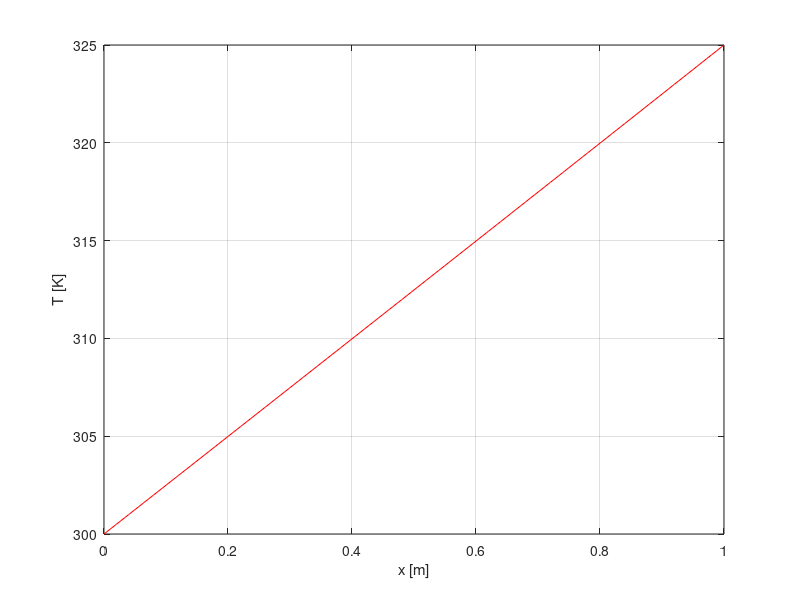

Write the MATLAB code that produced this figure.
clear all

L=1;    % in meters
a=0.01; %K/m2
T1=300; %K
T2=325; %K
Ta=293; %K

x=0:L/50:L;
k=sqrt(a);
B=(T2-Ta-(T1-Ta)*exp(k*L))/(exp(-k*L)-exp(k*L));
A=T1-Ta-B;
Theta=A*exp(k*x)+B*exp(-k*x);

T=Ta+Theta;

figure(1)
plot(x,T,'r')
grid on
hold on;
xlabel('x [m]')
ylabel('T [K]')



